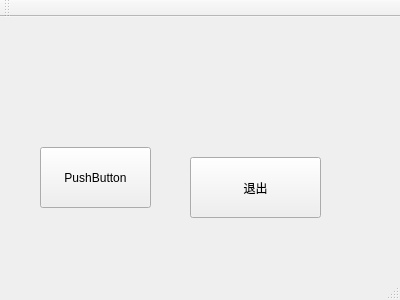
<?xml version="1.0" encoding="UTF-8"?>
<ui version="4.0">
 <class>MainWindow</class>
 <widget class="QMainWindow" name="MainWindow">
  <property name="geometry">
   <rect>
    <x>0</x>
    <y>0</y>
    <width>400</width>
    <height>300</height>
   </rect>
  </property>
  <property name="windowTitle">
   <string>MainWindow</string>
  </property>
  <widget class="QWidget" name="centralWidget">
   <widget class="QPushButton" name="pushButton">
    <property name="geometry">
     <rect>
      <x>40</x>
      <y>130</y>
      <width>111</width>
      <height>61</height>
     </rect>
    </property>
    <property name="text">
     <string>PushButton</string>
    </property>
   </widget>
   <widget class="QPushButton" name="pushButton_2">
    <property name="geometry">
     <rect>
      <x>190</x>
      <y>140</y>
      <width>131</width>
      <height>61</height>
     </rect>
    </property>
    <property name="text">
     <string>退出</string>
    </property>
   </widget>
  </widget>
  <widget class="QMenuBar" name="menuBar">
   <property name="geometry">
    <rect>
     <x>0</x>
     <y>0</y>
     <width>400</width>
     <height>28</height>
    </rect>
   </property>
  </widget>
  <widget class="QToolBar" name="mainToolBar">
   <attribute name="toolBarArea">
    <enum>TopToolBarArea</enum>
   </attribute>
   <attribute name="toolBarBreak">
    <bool>false</bool>
   </attribute>
  </widget>
  <widget class="QStatusBar" name="statusBar"/>
 </widget>
 <layoutdefault spacing="6" margin="11"/>
 <resources/>
 <connections>
  <connection>
   <sender>pushButton_2</sender>
   <signal>clicked()</signal>
   <receiver>MainWindow</receiver>
   <slot>close()</slot>
   <hints>
    <hint type="sourcelabel">
     <x>209</x>
     <y>188</y>
    </hint>
    <hint type="destinationlabel">
     <x>306</x>
     <y>94</y>
    </hint>
   </hints>
  </connection>
 </connections>
</ui>
